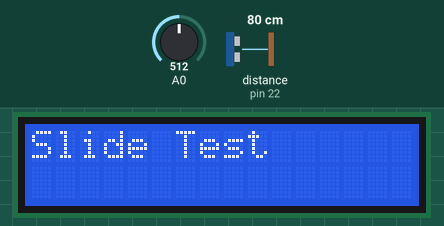
Bench run of a sketch on a simulated Arduino Mega 2560, built with avr-gcc and run on an emulated ATmega2560. Parts: 16×2 character LCD. The inputs (shaded band) are chosen by the test bench; at power-on: A0 = 512, distance to the obstacle (sensor on pin 22) 80 cm. What the sketch prints to the serial monitor is not drawn.

Above: at 2.3 s.
2.4 s: A0 set to 589
3.9 s: A0 set to 612
At 5.1 s:
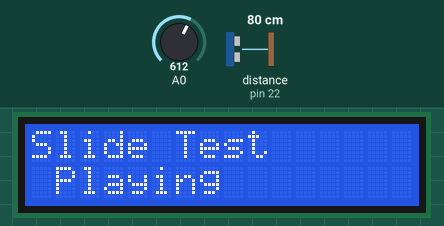
Timing chart, 0 to 6.9 s (numbered marks = the images above; inputs shaded):
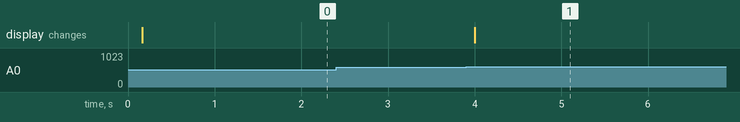

Measured:
- the behaviour switches between 599 and 600 on A0 (found by bisection; images 0 and 1)
- after the input at 2.4 s, every drawn part: stays the same
- after the input at 3.9 s, the display: changes after 0.10 s (image 1)

The sketch:

DigiBoneSlideTest.ino
```cpp
// Navigation button variables
int SlidePosition;
int readKey;
int pot1;
int pot2;
int potTotal;
int savedDistance = 0;;
int button = 0;
int rangevalue = 0;
int Play = 0;

#include <Wire.h>
#include <LiquidCrystal.h>
#include <NewPing.h>


// Setting the LCD shields pins
LiquidCrystal lcd(8, 9, 4, 5, 6, 7);

// Initialize the Ping Sensor for the slide
NewPing SlidePing(23, 22, 100);

void setup() {

  // Initializes serial communication
  Serial.begin(115200);

  // Initializes and clears the LCD screen
  lcd.begin(16, 2);
  lcd.clear();

  delay(100);
  lcd.setCursor(0, 0);
  lcd.print("Slide Test");
  delay(1000);

}

void loop() {
//Serial.println("Loop");
//CheckRange();
CheckButton();
delay(100);

}

void PotDraw() {
  pot1 = analogRead(14);
  pot2 = analogRead(15);
  potTotal = pot1 + pot2;
  lcd.setCursor(12, 1);
  lcd.print(potTotal);
}

void ReadSlide() {

  lcd.setCursor(0, 1);
  lcd.write("Pos: ");
  lcd.setCursor(6, 1);
  lcd.print(SlidePosition);
}


void CheckRange(){
  //SlidePosition = map(SlidePing.ping_cm(),0,100,0,7);
  String Notes[7];
  //Serial.print("Range... ");
  //Serial.println(rangevalue);
  switch (rangevalue) {
    case 0:
      Notes[0]="A#/Bb";
      Notes[1]="A";
      Notes[2]="G#/Ab";
      Notes[3]="G";
      Notes[4]="F#/Gb";
      Notes[5]="F";
      Notes[6]="E";
    case 1:
      Notes[0]="A#/Bb";
      Notes[1]="A";
      Notes[2]="G#/Ab";
      Notes[3]="G";
      Notes[4]="F#/Gb";
      Notes[5]="F";
      Notes[6]="E";
    case 2:
      Notes[0]="A#/Bb";
      Notes[1]="A";
      Notes[2]="G#/Ab";
      Notes[3]="G";
      Notes[4]="F#/Gb";
      Notes[5]="F";
      Notes[6]="E";
    case 3:
      Notes[0]="F";
      Notes[1]="E";
      Notes[2]="D#/Eb";
      Notes[3]="D";
      Notes[4]="C#/Db";
      Notes[5]="C";
      Notes[6]="B";
    case 4:
      Notes[0]="A#/Bb";
      Notes[1]="A";
      Notes[2]="G#/Ab";
      Notes[3]="G";
      Notes[4]="F#/Gb";
      Notes[5]="F";
      Notes[6]="E";
  }
  while (Play == 1) {
    Serial.println(Notes[map(SlidePing.ping_cm(),0,100,0,7)]);
    delay(1000);
  }
}

void CheckButton() {
  int activeButton = 0;
  while (activeButton == 0) {
    int button;
    readKey = analogRead(0);
    //Serial.println(readKey);
    if (readKey < 790) {
      delay(100);
      readKey = analogRead(0);
    }
    button = evaluateButton(readKey);
    switch (button) {
      case 0: // When button returns as 0 there is no action taken
        break;
      case 1:  // This case will execute if the "forward" button is pressed
        break;
      case 2:
        //Serial.println("Range Up");
        rangevalue = rangevalue + 1;
        button = 0;
        activeButton = 1;
        break;
      case 3:
        //Serial.println("Range Down");
        rangevalue = rangevalue - 1;
        button = 0;
        activeButton = 1;
        break;
      case 4:
        break;
      case 5:
          lcd.setCursor(1, 1);
        if (Play == 0) {
          Play = 1;
          lcd.print("Playing");
          break;
          }
        else if (Play == 1) {
          Play = 0;
          lcd.print("Stopped");
          break;
        }
    }
  CheckRange();
  }

}


// This function is called whenever a button press is evaluated. The LCD shield works by observing a voltage drop across the buttons all hooked up to A0.
int evaluateButton(int x) {
  int result = 0;
  if (x < 50) {
    result = 1; // right
  } else if (x < 200) { //195
    result = 2; // up
  } else if (x < 400) { //380
    result = 3; // down
  } else if (x < 600) { //was 790
    result = 4; // left
  } else if (x < 800) {
    result = 5; // Select
  }
  return result;
}
```
